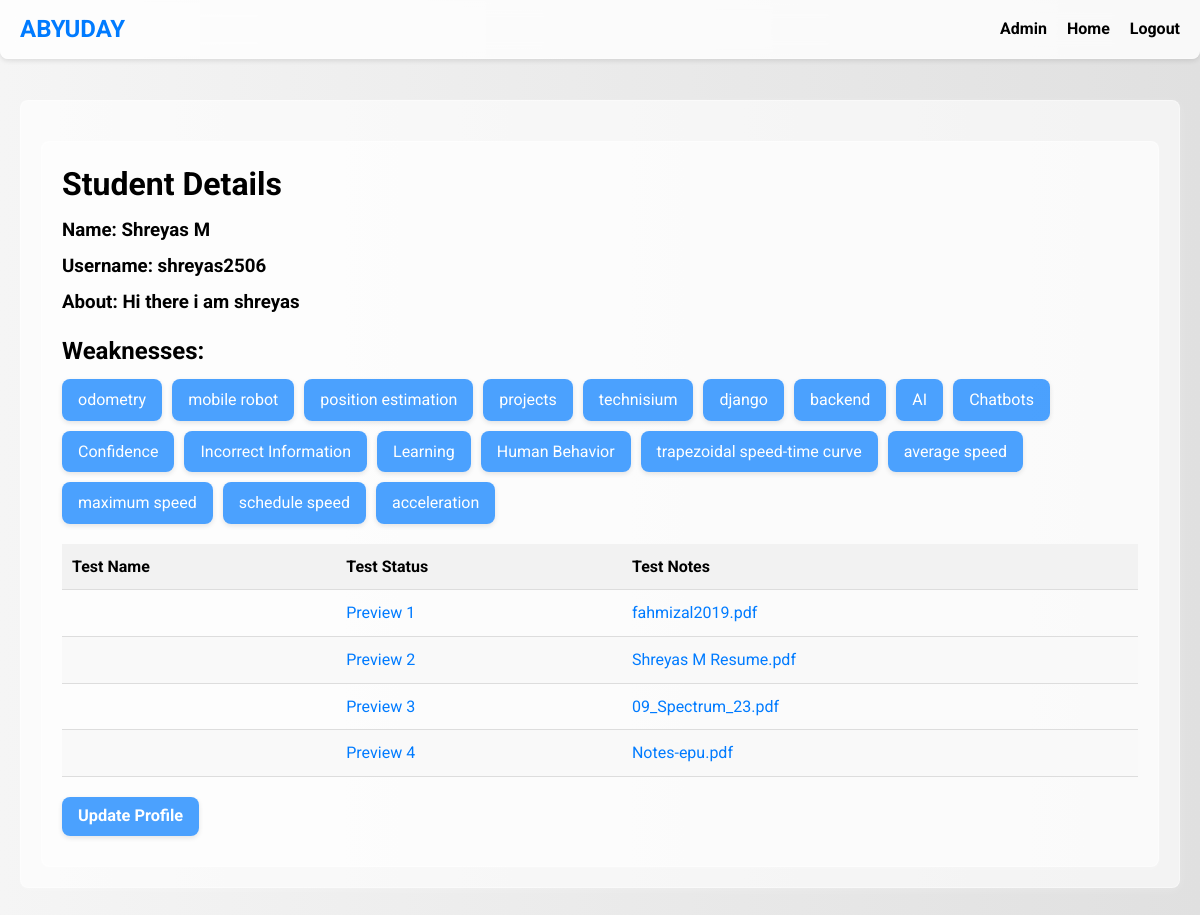
The page /students/1/ (signed in) on the database as committed earlier.
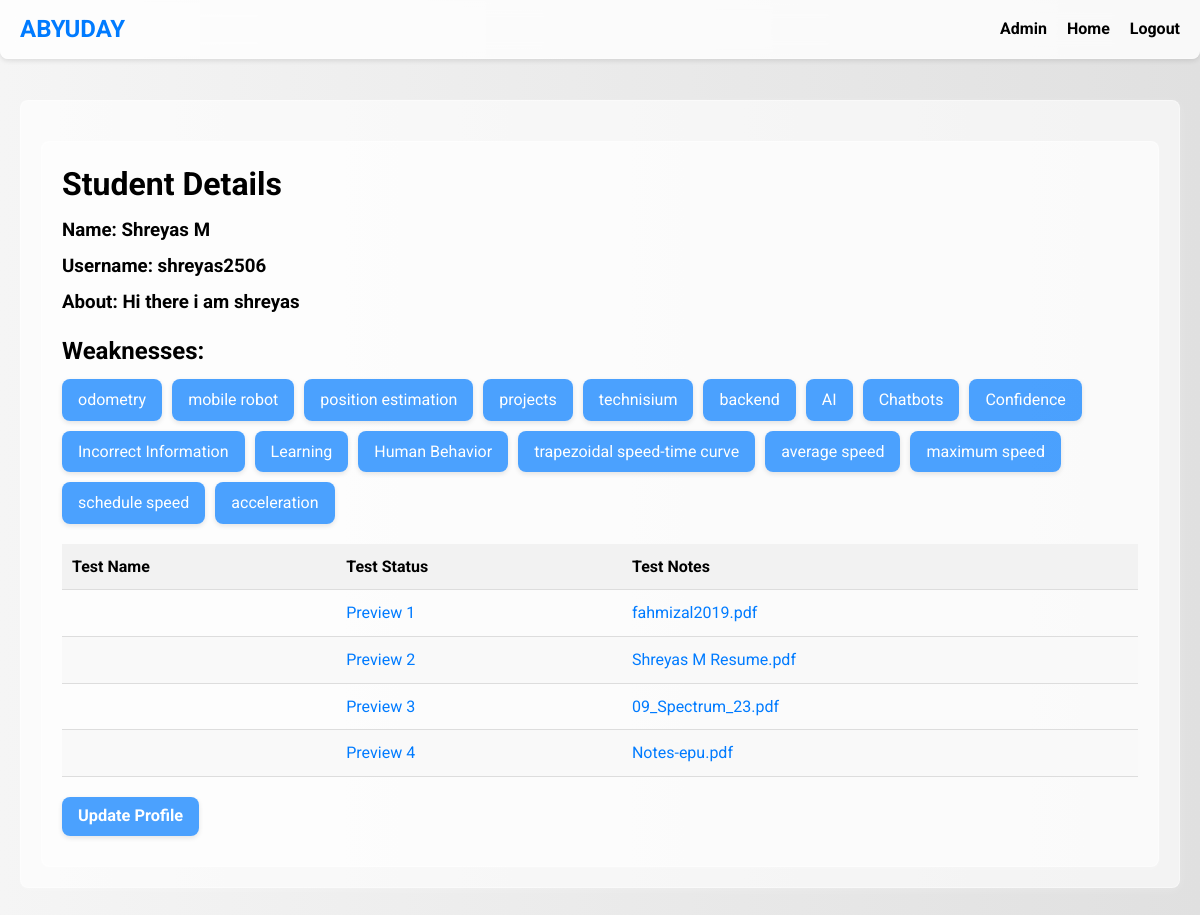
The same page on the database as committed later.
### firstapp/models.py (models this page shows, shortened)
class Students(models.Model):
    name = models.OneToOneField(User, on_delete=models.CASCADE, limit_choices_to={'groups__name': 'Students'})
    teacher = models.ForeignKey(Teacher, related_name='students',on_delete=models.CASCADE)
    description = models.TextField(blank=True)
    added_at= models.DateTimeField(auto_now_add=True)

class Topics(models.Model):
    student = models.ForeignKey(Students, related_name='topics', on_delete=models.CASCADE)
    topic = models.CharField(max_length=200)
    test=models.ForeignKey(Test,related_name='topic_test',on_delete=models.CASCADE)
    def __str__(self):
        return self.topic

class Test(models.Model):
    teacher = models.ForeignKey(Teacher, related_name='tests', on_delete=models.CASCADE)
    test_data=models.JSONField()
    display_name = models.CharField(max_length=100)
    test_name=models.CharField(max_length=100)
    test_total_marks=models.PositiveBigIntegerField()
    file_path=models.CharField(max_length=1000)
    start_time=models.DateTimeField()
    end_time=models.DateTimeField()

### firstapp/views.py (the view)
# urls.py: path('students/<int:pk>/',views.studentdetail.as_view(),name='detail-student'),
class studentdetail(LoginRequiredMixin,DetailView):
    model=Students
    def get_context_data(self, **kwargs: Any) -> dict[str, Any]:
        context=super().get_context_data(**kwargs)
        student=self.get_object()
        tests=TestAttempt.objects.filter(student=student)
        attempted_tests = [attempt.test.id for attempt in tests]
        context["attempted_tests"]=attempted_tests
        return context

### firstapp/templates/firstapp/students_detail.html (shortened to what this page needs)
{% extends "firstapp/base.html" %}
{% block body_block %}
    <div class="school-details">
        <h1>Student Details</h1>
        <div class="school-info">
            <h3>Name: {{ students.name.first_name }} {{ students.name.last_name }}</h3>
            <h3>Username: {{ students.name.username }}</h3>
            <h3>About: {{ students.description }}</h3>
        </div>
        <div class="tags-container">
            <h2>Weaknesses:</h2>
            <div class="tags">
                {% for tag in students.topics.all %}
                    <a href="{% url 'firstapp:improvement-test' topic_id=tag.id %}" class="tag-button">{{ tag }}</a>
                {% endfor %}
            </div>
        </div>
        <table class="students-table">
            <thead>
                <tr>
                    <th>Test Name</th>
                    <th>Test Status</th>
                    <th>Test Notes</th>
                </tr>
            </thead>
            <tbody>
                {% for test in students.teacher.tests.all %}
                    <tr>
                        <td>{{ test.display_name }}</td>
                        {% if test.id in attempted_tests %}
                            <td class="no-underline"><a href="{% url 'firstapp:preview-test' id=test.id  stud_id=students.id %}" class="test-link">Preview {{ test.id }}</a></td>
                            <td class="no-underline"><a href="{% url 'firstapp:download-file' test.file_path %}" class="test-link">{{test.file_path}}</a></td>
                        {% else %}
                        {% if perms.firstapp.change_students %}
                            <td class="no-underline"><a href="{% url 'firstapp:attend-test' test_id=test.id %}" class="test-link">Take {{ test.id }}</a></td>
                        {% else %}
                            <td class="no-underline"> Test yet to take </td>
                        {% endif %}
                        {% endif %}
                    </tr>
                {% endfor %}
            </tbody>
        </table>
        {% if perms.firstapp.change_students %}
            <h3><a href="{% url 'firstapp:update-student' pk=students.pk %}" class="update-profile-link">Update Profile</a></h3>
        {% endif %}
    </div>
{% endblock %}

### firstapp/templates/firstapp/base.html (shortened to what this page needs)
<!DOCTYPE html>
<html lang="en">
  <head>
  </head>
  <body>
    <div class="container">
      <nav>
        <div class="brand">ABYUDAY</div>
        <ul class="nav-links" id="nav-links">
          <li><a href="{% url 'admin:index' %}">Admin</a></li>
          <li><a href="/">Home</a></li>
          {% if user.is_authenticated %}
          <li><a href="{% url 'firstapp:logout' %}">Logout</a></li>
          {% endif %}
        </ul>
      </nav>
      <div class="body_block">{% block body_block %} {% endblock %}</div>
    </div>
  </body>
</html>

### firstapp/templates/firstapp/base.html (style rules this page uses)
:root { --primary-color: #007bff; --secondary-color: #0056b3; --background-color: #f5f5f5; --text-color: #000; --navbar-bg: rgba(255, 255, 255, 0.8); --navbar-border: rgba(255, 255, 255, 0.3); --shadow-color: rgba(0, 0, 0, 0.1); --radius: 8px; --transition-speed: 0.3s; --hover-bg-color: rgba(233, 236, 239, 0.8); --button-bg-color: rgba(0, 123, 255, 0.7); --button-hover-bg-color: rgba(0, 86, 179, 0.7); --max-width: 1440px; --glass-bg-color: rgba(255, 255, 255, 0.6); --glass-border: rgba(255, 255, 255, 0.4); --glass-shadow: rgba(255, 255, 255, 0.2); }
* { box-sizing: border-box; margin: 0; padding: 0; }
body { font-family: "Roboto", sans-serif; background: linear-gradient(to right, #f5f5f5, #e0e0e0); color: var(--text-color); display: flex; flex-direction: column; min-height: 100vh; line-height: 1.6; scroll-behavior: smooth; }
.container { width: 100%; max-width: var(--max-width); margin: 0 auto; padding: 20px; flex: 1; display: flex; flex-direction: column; align-items: center; padding-top: 80px; }
nav { background-color: var(--navbar-bg); padding: 10px 20px; border-bottom: 1px solid var(--navbar-border); display: flex; justify-content: space-between; align-items: center; width: 100%; position: fixed; top: 0; z-index: 10; box-shadow: 0 2px 5px var(--shadow-color); border-radius: 0 0 var(--radius) var(--radius); backdrop-filter: blur(10px); transition: background-color var(--transition-speed); }
nav .brand { font-weight: bold; font-size: 1.5em; color: var(--primary-color); transition: color var(--transition-speed); }
nav ul { list-style: none; padding: 0; margin: 0; display: flex; gap: 20px; }
nav li { margin: 0; }
nav a { color: var(--text-color); text-decoration: none; font-weight: bold; transition: color var(--transition-speed); }
.body_block { padding: 20px; border-radius: var(--radius); box-shadow: 0 2px 10px var(--glass-shadow); background: var(--glass-bg-color); border: 1px solid var(--glass-border); flex: 1; width: 100%; margin: 20px 0; transition: transform var(--transition-speed); }
h1, h2, h3 { color: var(--text-color); margin-bottom: 10px; line-height: 1.4; }
table { width: 100%; border-collapse: collapse; margin-top: 20px; }
th, td { padding: 12px; text-align: left; border-bottom: 1px solid var(--navbar-border); }
th { background-color: rgba(240, 240, 240, 0.8); }
.school-details { background-color: var(--glass-bg-color); padding: 20px; border-radius: var(--radius); box-shadow: 0 2px 10px var(--glass-shadow); border: 1px solid var(--glass-border); margin-top: 20px; }
.school-info h3 { margin-top: 0; }
.tags-container { margin-top: 20px; margin-bottom: 20px; }
.tags { display: flex; flex-wrap: wrap; gap: 10px; }
.tag-button { display: inline-block; padding: 8px 16px; background-color: var(--button-bg-color); color: #fff; text-decoration: none; border-radius: var(--radius); transition: background-color var(--transition-speed), transform var(--transition-speed), box-shadow var(--transition-speed); box-shadow: 0 2px 5px var(--shadow-color); }
.students-table { border-collapse: collapse; width: 100%; margin-top: 20px; margin-bottom: 20px; }
.students-table th, .students-table td { text-align: left; padding: 10px; border-bottom: 1px solid #ddd; }
.students-table th { background-color: rgba(240, 240, 240, 0.8); }
.students-table tr:nth-child(even) { background-color: rgba(249, 249, 249, 0.8); }
.no-underline a { text-decoration: none; color: var(--primary-color); transition: color var(--transition-speed); }
.update-profile-link { display: inline-block; padding: 8px 16px; background-color: var(--button-bg-color); color: #fff; text-decoration: none; border-radius: var(--radius); transition: background-color var(--transition-speed), transform var(--transition-speed), box-shadow var(--transition-speed); box-shadow: 0 2px 5px var(--shadow-color); font-size: 0.875em; }
.nav-links { display: flex; align-items: center; }

Rows that differ between the two databases and show on the page:
removed Topics: topic "django"
